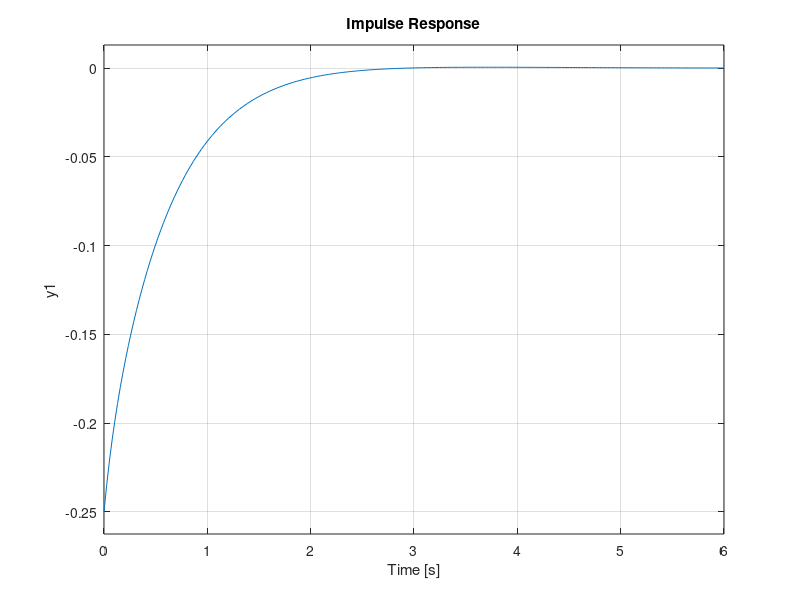
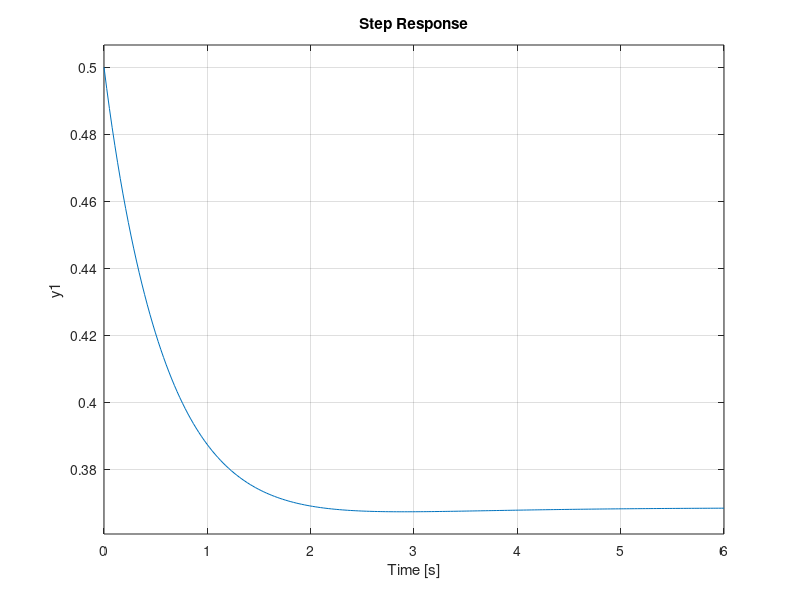
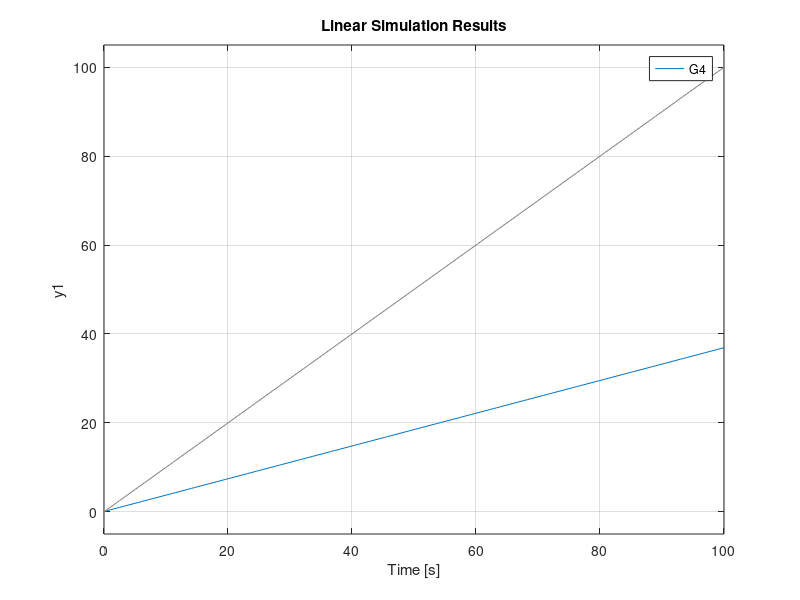

MATLAB code for these plots, in order:
close all, clc, clear
%% PARTE I
%Inciso a)

num = [1, 0, 2, 5];

den = [3 5 2 1];

G = tf(num, den);

%Inciso b)

z = roots(num);

p = roots(den);

k = 1/3;

G1 = zpk(z, p, k);

%Inciso c)

[Z, P, K] = tf2zp(num, den);
G2 = zpk(Z, P, K);

[NUM, DEN] = zp2tf(Z, P, K);
G3 = tf(3*NUM, 3*DEN);

%Inciso d)
%impulse(G3);
%figure;
%step(G3);

%%PARTE II

num1 = [1];
den1 = [1 10];
B1 = tf(num1, den1);

num2 = [1];
den2 = [1 1];
B2 = tf(num2, den2);

num3 = [1];
den3 = [1 4 4];
B3 = tf(num3, den3);

num4 = [1, 1];
den4 = [1 2];
B4 = tf(num4, den4);

num5 = [2];
den5 = [1];
B5 = tf(num5, den5);

G1 = feedback(B1, B5, -1);
G2 = series(G1, B2);
G3 = parallel(G2, B4);
G4 = feedback(G3, 1, -1)

impulse(G4)
figure
step(G4)
figure
t = linspace(0, 100, 200);
u = t;
lsim(G4, u, t)
